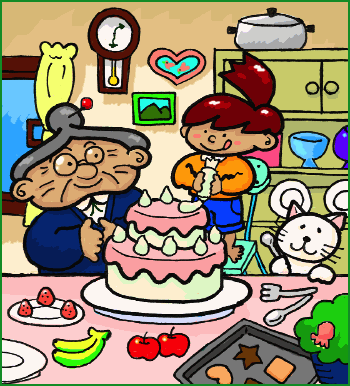
#> input picture src/Spot_the_difference1.png, 350 x 386 px
$ python pythonimgdiff.py
#> lines starting #> are read from the running program, lines starting #| are printed output that depends on the picture; after the words box and inside, x2 and y2 are one past the last pixel; in counts of white or black regions, pixels touching at a corner belong together
#> further down, a is the input picture: PIL image 350x386 RGBA; mean R, G, B, A 154.3, 142, 116, 255
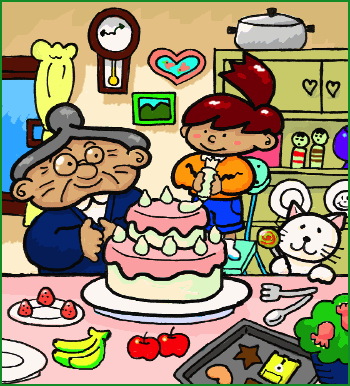
#> input picture src/Spot_the_difference2.png, 350 x 386 px
#> further down, b is the input picture: PIL image 350x386 RGBA; mean R, G, B, A 155.2, 142.2, 114.9, 255
from PIL import Image, ImageChops

point_table = ([0] + ([255] * 255))

def black_or_b(a, b):
    diff = ImageChops.difference(a, b)
    diff = diff.convert('L')
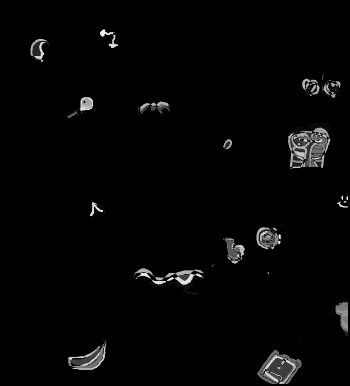
#> diff: PIL image 350x386 L; min 0, max 239, mean 4.9
    diff = diff.point(point_table)
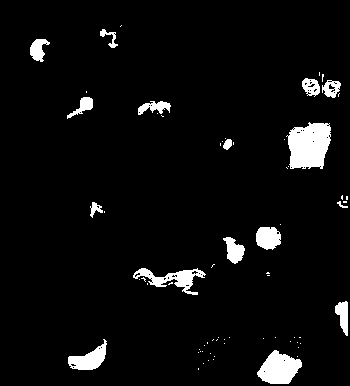
#> diff: PIL image 350x386 L; 4.9% white; 69 white regions (53 under 20 px), largest, box (x1, y1, x2, y2) and area: (286, 122, 331, 169) 1620, (257, 350, 302, 384) 1005, (133, 268, 206, 295) 729
    new = diff.convert('RGB')
    new.paste(b, mask=diff)
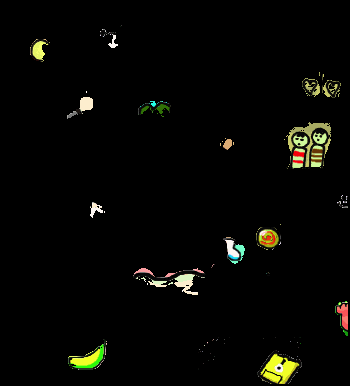
#> new: PIL image 350x386 RGB; mean R, G, B 6.9, 7, 4
    return new

a = Image.open('Spot_the_difference1.png')
b = Image.open('Spot_the_difference2.png')
c = black_or_b(a, b)
c.save('result.png')
